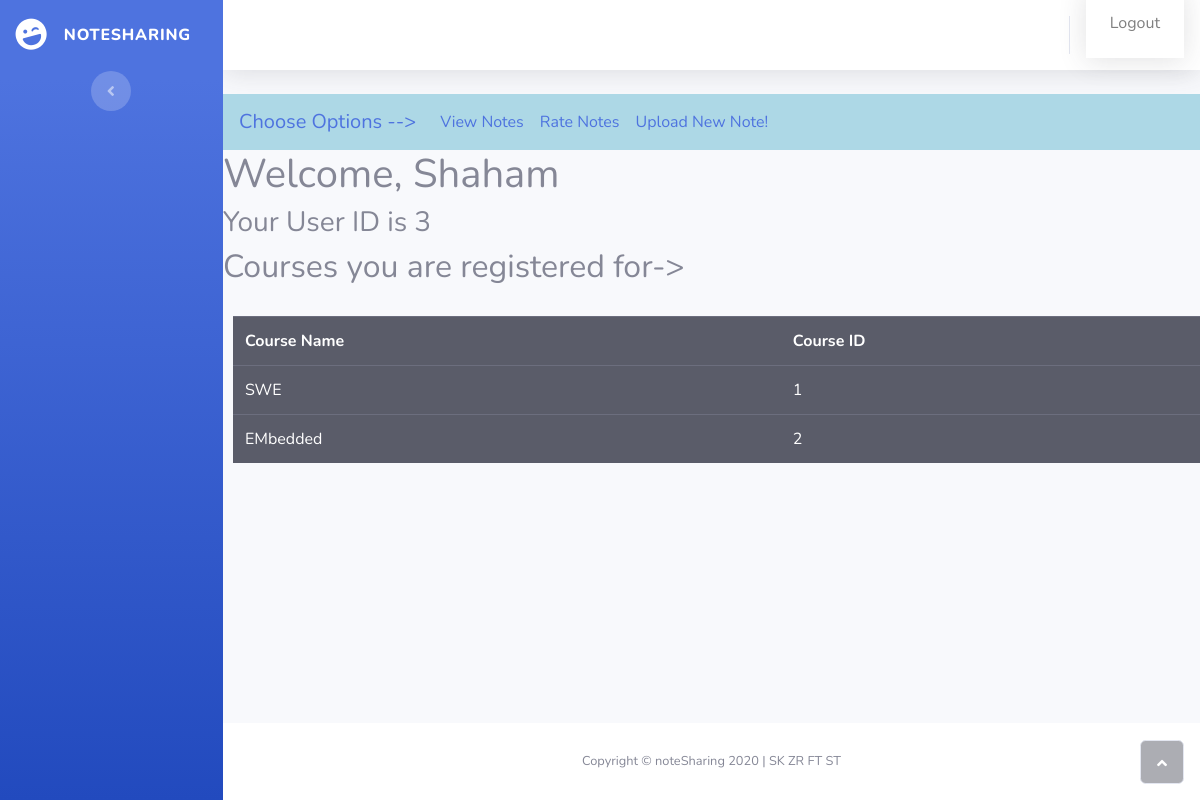
The page /profile (signed in) on the database its author committed.
### swe_project/models.py (models this page shows, shortened)
class Student(db.Model):
    id=db.Column(db.Integer,primary_key=True)
    user_id=db.Column(db.Integer,db.ForeignKey('user.id'),nullable=False)
    firstname=db.Column(db.String(20),nullable=False)
    lastname=db.Column(db.String(20),nullable=False)

class User(db.Model,UserMixin):
    id=db.Column(db.Integer, primary_key=True)
    password=db.Column(db.String(150),nullable=False)
    email=db.Column(db.String(40),nullable=False,unique=True)
    university_id=db.Column(db.Integer,db.ForeignKey('university.id'),nullable=False)
    st_fa=db.Column(db.Boolean,nullable=False) #True if Faculty
    uni_admin_check=db.Column(db.Boolean,nullable=False)#True if Uniadmin

class Courses(db.Model):
    id=db.Column(db.Integer,primary_key=True)
    uni_id=db.Column(db.Integer,db.ForeignKey('university.id'),nullable=False)
    name=db.Column(db.String(40),nullable=False)
    faculty_id=db.Column(db.Integer,db.ForeignKey('faculty.id'),nullable=False)
    department_id=db.Column(db.Integer,db.ForeignKey('department.id'),nullable=False)

### swe_project/routes.py (the view)
@app.route("/profile", methods=['GET','POST'])
@login_required
def profile():
    Student_or_Faculty=current_user.st_fa
    print(Student_or_Faculty)
    if Student_or_Faculty==True:
        name=Faculty.query.filter_by(user_id=current_user.id).first().firstname
    if Student_or_Faculty==False:
        name=Student.query.filter_by(user_id=current_user.id).first().firstname
    print("The current user id is "+str(current_user.id))
    return render_template('profile.html',University=University,User_FirstName=name,CourseList=Student_Course.studentcourselist(current_user.id))

### swe_project/models.py (called while the page is built)
@login_manager.user_loader
def load_user(user_id):
    return User.query.get(int(user_id))

    def studentcourselist(user_id): #Get all the courses for which a student is registered for...
        student=Student.query.filter_by(user_id=user_id).first()# Get The Student
        studentcourseList=[]#Add Courses he is registered for to this list
        print("THE TEST ID OF THE STUDENT IS ")
        print(student.id)
        StudentCourses=Student_Course.query.filter_by(student_id=student.id).all()#check if this works.
        print("TEST-2 VIEW ALL COURSE")
        for sc in StudentCourses:
            print("Student id is "+str(sc.student_id))
            print("Course id is "+str(sc.course_id))
        for courses in Courses.query.all():
            for studentcourse in StudentCourses:
                if studentcourse.course_id==courses.id:
                    studentcourseList.append(courses)
        return studentcourseList

### swe_project/templates/profile.html (shortened to what this page needs)
<!DOCTYPE html>
<html>
<head>
    <link rel="stylesheet" href="static/assets/bootstrap/css/bootstrap.min.css">
    <link rel="stylesheet" href="static/assets/fonts/fontawesome-all.min.css">
</head>
<body id="page-top">
    <div id="wrapper">
        <nav class="navbar navbar-dark align-items-start sidebar sidebar-dark accordion bg-gradient-primary p-0">
            <div class="container-fluid d-flex flex-column p-0">
                <a class="navbar-brand d-flex justify-content-center align-items-center sidebar-brand m-0" href="#">
                    <div class="sidebar-brand-icon rotate-n-15"><i class="fas fa-laugh-wink"></i></div>
                    <div class="sidebar-brand-text mx-3"><span>noteSharing</span></div>
                </a>
                <div class="text-center d-none d-md-inline"><button class="btn rounded-circle border-0" id="sidebarToggle" type="button"></button></div>
            </div>
        </nav>
        <div class="d-flex flex-column" id="content-wrapper">
            <div id="content">
                <nav class="navbar navbar-light navbar-expand bg-white shadow mb-4 topbar static-top">
                    <div class="container-fluid"><button class="btn btn-link d-md-none rounded-circle mr-3" id="sidebarToggleTop" type="button"></button>
                        <ul class="nav navbar-nav flex-nowrap ml-auto">
                                <nav class="navbar navbar-dark navbar-expand bg-white shadow mb-4 topbar static-top">
                                    <a class="nav-item nav-link" href="{{ url_for('logout') }}">Logout</a>
                                </nav>
            </div>
            </nav>
            <nav class="navbar navbar-expand-lg class="navbar navbar-light" style="background-color:lightblue;">
                    <a class="navbar-brand" href="#">Choose Options --></a>
                    <div class="collapse navbar-collapse" id="navbarSupportedContent">
                      <ul class="navbar-nav mr-auto">
                        <li class="nav-item ">
                          <a class="nav-link" href="{{url_for('ViewNote')}}">View Notes <span class="sr-only">(current)</span></a>
                        </li>
                        <li class="nav-item">
                                <a class="nav-link" href="{{url_for('rate')}}">Rate Notes</a>
                        </li>
                        <li class="nav-item">
                            <a class="nav-link" href="{{url_for('upload')}}">Upload New Note!</a>
                    </li>
                    </ul>
             </nav>
    <h1>
        Welcome, {{User_FirstName}}
    </h1>
    <h3>
        Your User ID is {{current_user.id}}
    </h3>
    <h2>
        Courses you are registered for->
    </h2>
    <table class= "table table-dark" style="margin-top: 30px; margin-left: 10px;">
        <tr>
            <th scope="col">
                Course Name
            </th>
            <th scope= "col">
                Course ID
            </th>
        </tr>
    {%for user in CourseList%}
        <tr>
            <td scope="col">
                {{user.name}}
            </td>
            <td scope="col">
                {{user.id}}
            </td>
        </tr>
    {%endfor%}
    </table>
        </div>
        <footer class="bg-white sticky-footer">
            <div class="container my-auto">
                <div class="text-center my-auto copyright"><span>Copyright © noteSharing 2020 | SK ZR FT ST</span></div>
            </div>
        </footer>
    </div><a class="border rounded d-inline scroll-to-top" href="#page-top"><i class="fas fa-angle-up"></i></a></div>
</body>
</html>

### rows shown on the page
Student: firstname "Shaham"
User: id "3"
Courses: name "SWE", id "1"
Courses: name "EMbedded", id "2"
